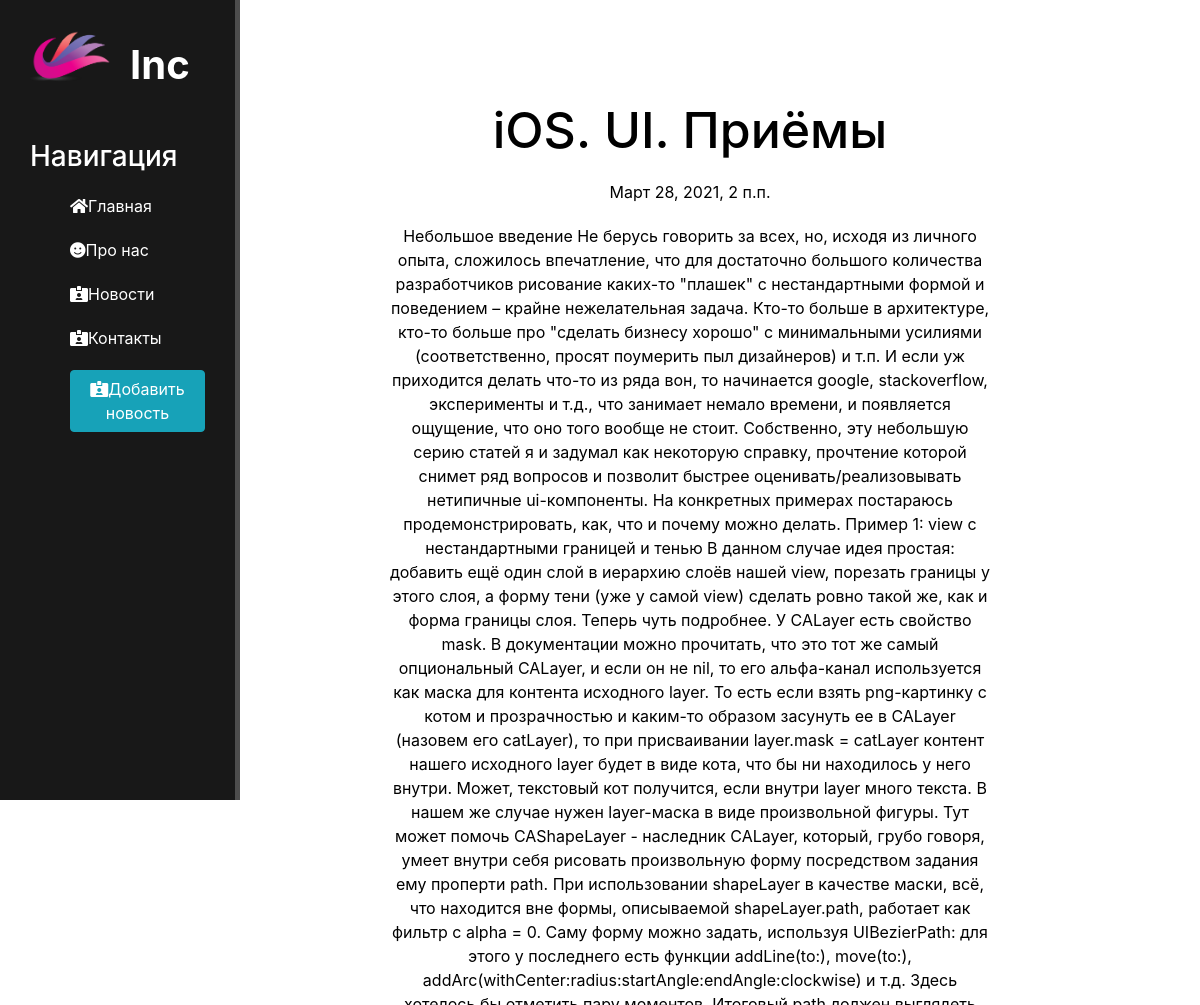
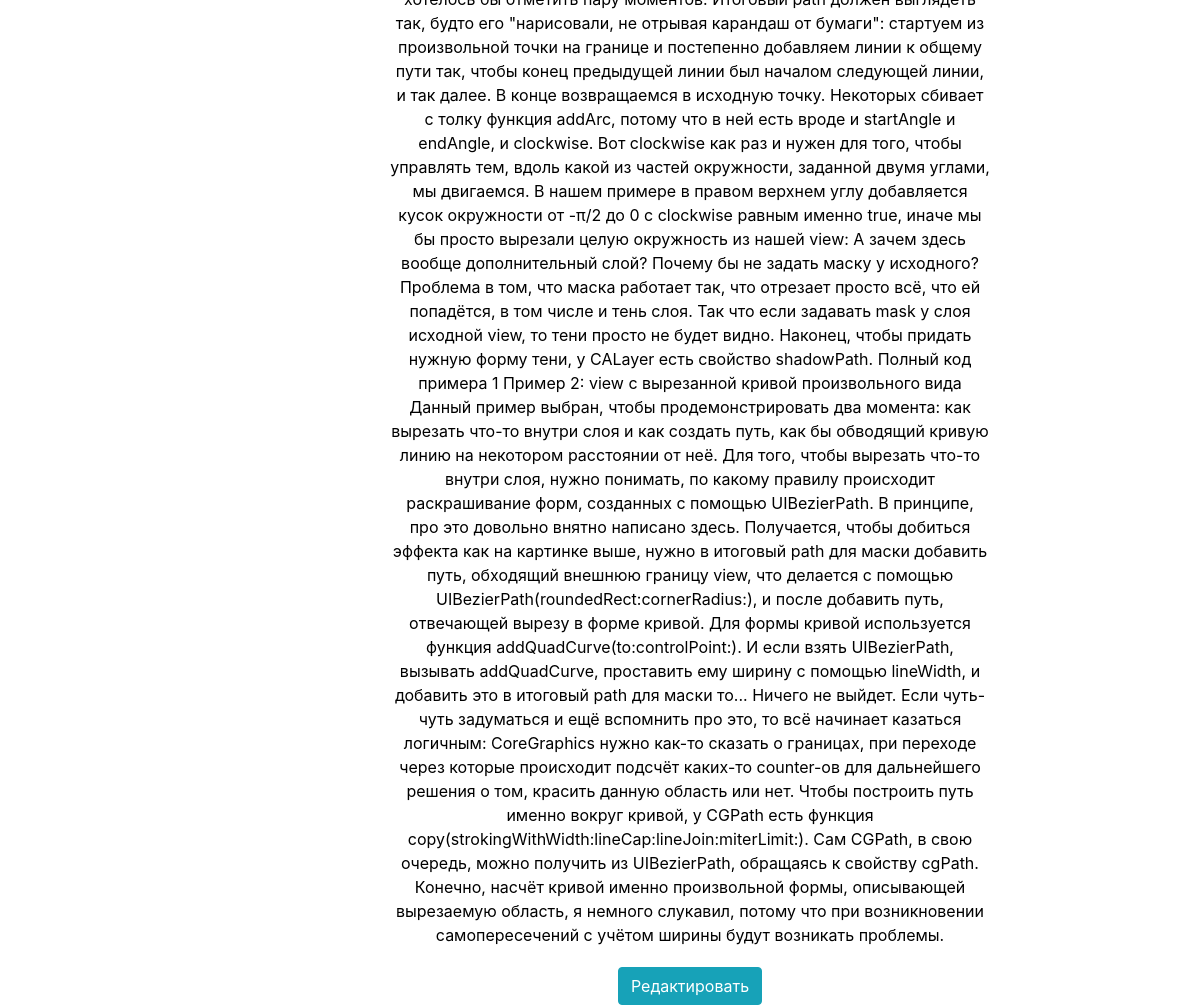
The app's page /news/9 with its own data (2 pictures, top to bottom).
### news/models.py (models this page shows, shortened)
class Articles(models.Model):
    title = models.CharField('Название', max_length=50)
    anons = models.CharField('Анонс', max_length=250)
    full_text = models.TextField('Текст')
    date = models.DateTimeField('Дата публикации')
    class Meta:
        verbose_name = 'Новость'
        verbose_name_plural = 'Новости'

### news/views.py (the view)
# urls.py: path('<int:pk>', views.NewsDetailView.as_view(), name='news-detail'),
class NewsDetailView(DetailView):
    model = Articles
    template_name = 'news/details_view.html'
    context_object_name = 'article'

### news/templates/news/details_view.html (shortened to what this page needs)
{% extends 'main/base.html' %}
{% block content %}
    <div class="features">
        <h1>{{ article.title }}</h1>
        <p>{{ article.date }}</p>
        <p>{{ article.full_text }}</p>
        <a href="{% url 'news-update' article.id %}" class="btn btn-info">Редактировать</a>
    </div>
{% endblock %}

### main/static/main/css/main.css (style rules this page uses)
body { background: #FFFFFF; }
main .features { float: left; color: #fff; margin-top: 100px; text-align: center; width: 75%; }
main .features h1 { font-size: 50px; color: black; }
main .features p { max-width: 600px; margin: 20px auto; color: black; }

### records on screen
Articles: title "iOS. UI. Приëмы", date "Март 28, 2021, 2 п.п.", full_text "Небольшое введение Не берусь говорить за всех, но, исходя из личного опыта, сложилось впечатление, что для достаточно большого количества разработчиков рисование каких-то \"плашек\" с нестандартными формой и поведением – крайне нежелательная задача. Кто-то больше в архитектуре, кто-то больше про \"сделать бизнесу хорошо\" с минимальными усилиями (соответственно, просят поумерить пыл дизайнеров) и т.п. И если уж приходится делать что-то из ряда вон, то начинается google, stackoverflow, эксперименты и т.д., что занимает немало времени, и появляется ощущение, что оно того вообще не стоит. Собственно, эту небольшую серию статей я и задумал как некоторую справку, прочтение которой снимет ряд…"
